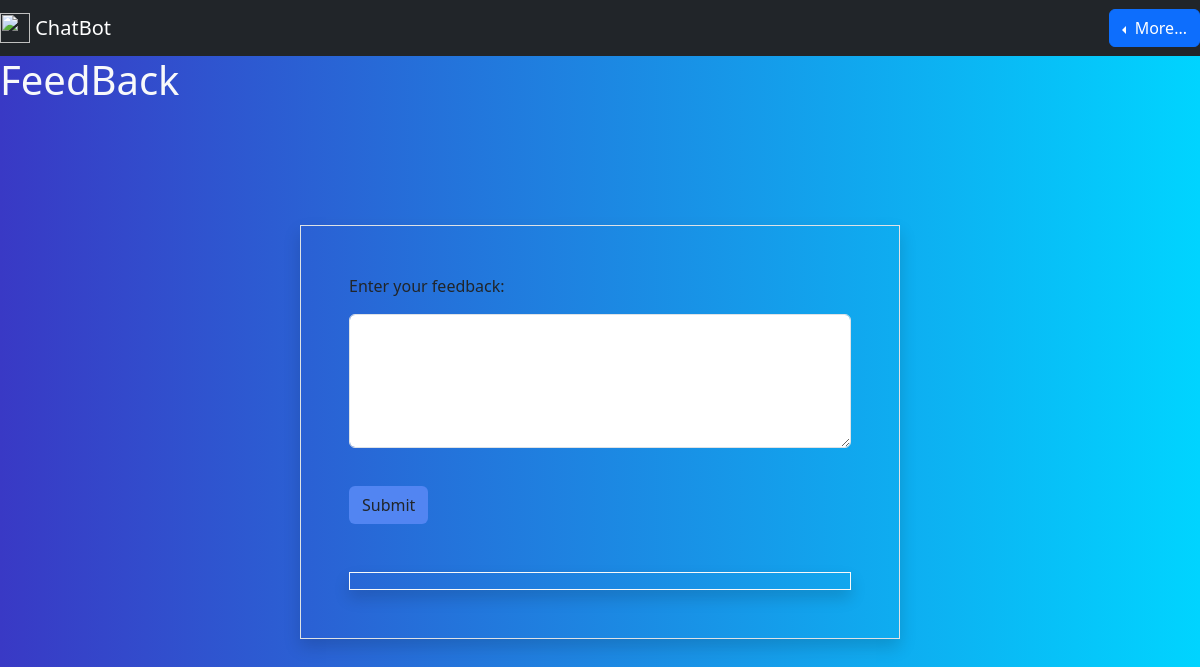
The page /user/feed (signed in) on the database as committed earlier.
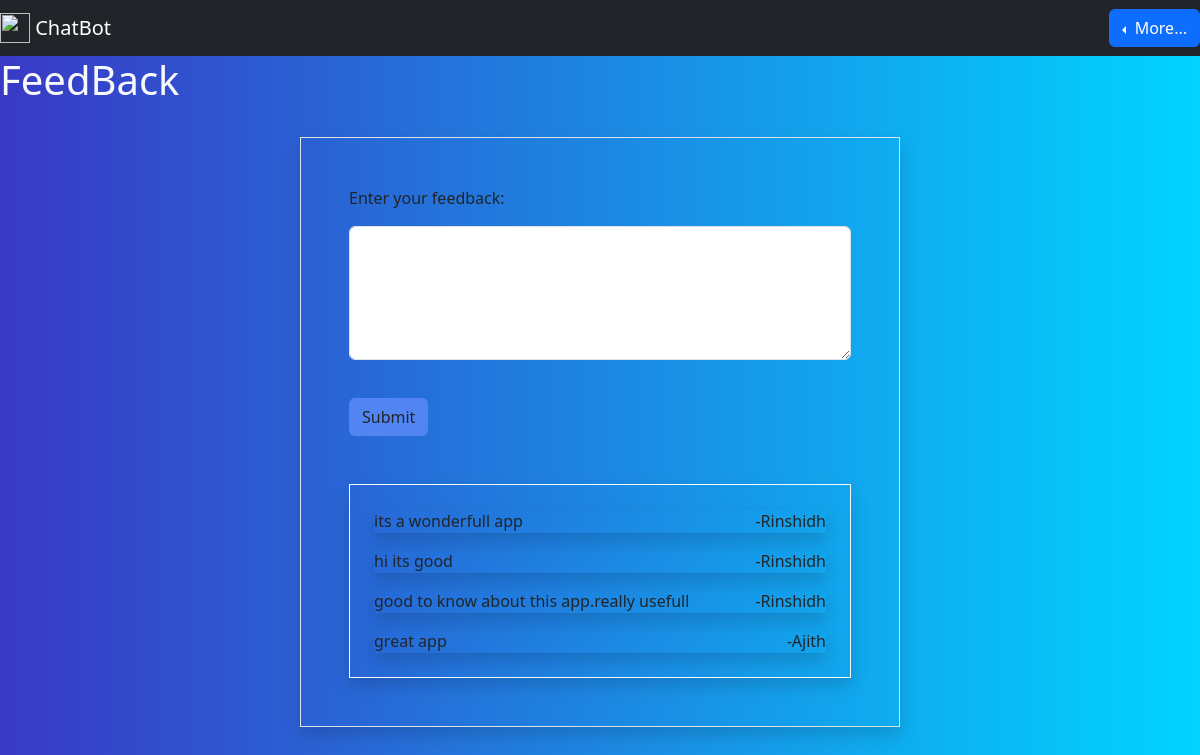
The same page on the database as committed later.
### user/models.py (models this page shows)
class Feedbacks(models.Model):
    feedback=models.CharField(max_length=300)
    date=models.DateField(auto_now_add=True)
    user=models.ForeignKey(User,on_delete=models.CASCADE)

### user/views.py (the view, shortened to what this page needs)
# urls.py: path('feed',FeedBackView.as_view(),name="feed"),
@method_decorator(dec,name="dispatch")
class FeedBackView(View):
    def get(self,request):
        data=Feedbacks.objects.all()
        return render(request,"feedback.html",{"data":data})

### user/views.py (called while the page is built)
def signin_required(fn):
    def inner(request,*args,**kwargs):
        if request.user.is_authenticated:
            return fn(request,*args,**kwargs)
        else:
            messages.error(request,"Please Login First!!")
            return redirect('sin')
    return inner

### user/templates/feedback.html (shortened to what this page needs)
{% extends 'common.html' %}
{% block nav %}
<h1 class="text-light">FeedBack</h1>
<div class="w-100 d-flex flex-column justify-content-center align-items-center" style="height: 80vh;">
    <div class="border w-50 shadow p-5">
        <form method="post">
            <label for="fd">
                Enter your feedback:
                <textarea name="feed" id="fd" cols="100" required minlength="5" rows="5" class="form-control my-3"></textarea>
            </label>
            <button class="btn mt-3 ref" >Submit</button>
        </form>
        <div class="border border-light shadow p-2 mt-5">
            {% for i in data %}
            <p class=" shadow m-3 d-flex justify-content-between"><span>{{i.feedback}}</span><span>-{{i.user.first_name}}</span></p>
            {% endfor %}
        </div>
    </div>
</div>
{% endblock nav %}

### user/templates/common.html (shortened to what this page needs)
<!doctype html>
<html lang="en">
<head>
  <link href="https://cdn.jsdelivr.net/npm/bootstrap@5.3.2/dist/css/bootstrap.min.css" rel="stylesheet"
 />
  <link rel="stylesheet" href="https://cdnjs.cloudflare.com/ajax/libs/font-awesome/6.5.1/css/all.min.css"
 />
</head>
<body>
  <nav class="navbar navbar-dark bg-dark">
    <a class="navbar-brand" href="{% url 'uhome' %}">
      <img src="https://freesvg.org/img/1538298822.png" width="30" height="30" class="d-inline-block align-top" alt="">
      ChatBot
    </a>
    <div class="dropdown dropstart">
      <button type="button" class="btn btn-primary dropdown-toggle" data-bs-toggle="dropdown">
        More...
      </button>
    </div>
  </nav>
  {% block nav %}{% endblock nav %}
</body>
</html>

### user/templates/common.html (style rules this page uses)
body { background: rgb(2, 0, 36); background: linear-gradient(90deg, rgba(2, 0, 36, 1) 0%, rgba(57, 57, 197, 1) 0%, rgba(0, 212, 255, 1) 100%); }
.ref { background-color: rgb(82, 133, 242); }

Rows that differ between the two databases and show on the page:
added Feedbacks: feedback "its a wonderfull app", user.first_name "Rinshidh"
added Feedbacks: feedback "hi its good", user.first_name "Rinshidh"
added Feedbacks: feedback "good to know about this app.really usefull", user.first_name "Rinshidh"
added Feedbacks: feedback "great app", user.first_name "Ajith"
